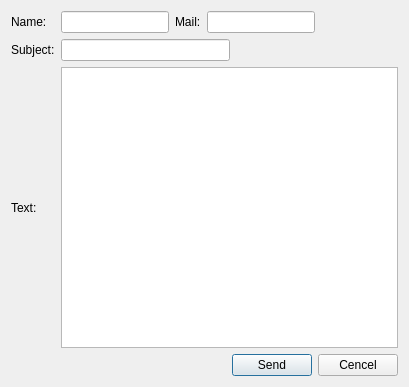
<?xml version="1.0" encoding="UTF-8"?>
<ui version="4.0">
 <class>ContactForm</class>
 <widget class="QDialog" name="ContactForm">
  <property name="geometry">
   <rect>
    <x>0</x>
    <y>0</y>
    <width>409</width>
    <height>387</height>
   </rect>
  </property>
  <property name="windowTitle">
   <string>Contact Form</string>
  </property>
  <layout class="QGridLayout" name="gridLayout_2">
   <item row="0" column="0">
    <layout class="QGridLayout" name="gridLayout">
     <item row="0" column="0">
      <widget class="QLabel" name="labelName">
       <property name="text">
        <string>Name:</string>
       </property>
      </widget>
     </item>
     <item row="0" column="1">
      <layout class="QHBoxLayout" name="horizontalLayout">
       <item>
        <widget class="QLineEdit" name="lineEditName"/>
       </item>
       <item>
        <widget class="QLabel" name="labelMail">
         <property name="text">
          <string>Mail:</string>
         </property>
        </widget>
       </item>
       <item>
        <widget class="QLineEdit" name="lineEditMail"/>
       </item>
       <item>
        <spacer name="horizontalSpacer">
         <property name="orientation">
          <enum>Qt::Horizontal</enum>
         </property>
         <property name="sizeHint" stdset="0">
          <size>
           <width>40</width>
           <height>20</height>
          </size>
         </property>
        </spacer>
       </item>
      </layout>
     </item>
     <item row="1" column="0">
      <widget class="QLabel" name="labelSubject">
       <property name="text">
        <string>Subject:</string>
       </property>
      </widget>
     </item>
     <item row="1" column="1">
      <layout class="QHBoxLayout" name="horizontalLayout_2">
       <item>
        <widget class="QLineEdit" name="lineEditSubject"/>
       </item>
       <item>
        <spacer name="horizontalSpacer_2">
         <property name="orientation">
          <enum>Qt::Horizontal</enum>
         </property>
         <property name="sizeHint" stdset="0">
          <size>
           <width>40</width>
           <height>20</height>
          </size>
         </property>
        </spacer>
       </item>
      </layout>
     </item>
     <item row="2" column="0">
      <widget class="QLabel" name="labelText">
       <property name="text">
        <string>Text:</string>
       </property>
      </widget>
     </item>
     <item row="3" column="1">
      <layout class="QHBoxLayout" name="horizontalLayout_3">
       <item>
        <spacer name="horizontalSpacer_3">
         <property name="orientation">
          <enum>Qt::Horizontal</enum>
         </property>
         <property name="sizeHint" stdset="0">
          <size>
           <width>40</width>
           <height>20</height>
          </size>
         </property>
        </spacer>
       </item>
       <item>
        <widget class="QPushButton" name="pushButtonSend">
         <property name="text">
          <string>Send</string>
         </property>
        </widget>
       </item>
       <item>
        <widget class="QPushButton" name="pushButtonCancel">
         <property name="text">
          <string>Cencel</string>
         </property>
        </widget>
       </item>
      </layout>
     </item>
     <item row="2" column="1">
      <widget class="QTextEdit" name="plainTextEdit"/>
     </item>
    </layout>
   </item>
   <item row="1" column="0">
    <layout class="QVBoxLayout" name="statusBarLayout"/>
   </item>
  </layout>
 </widget>
 <resources/>
 <connections/>
</ui>
